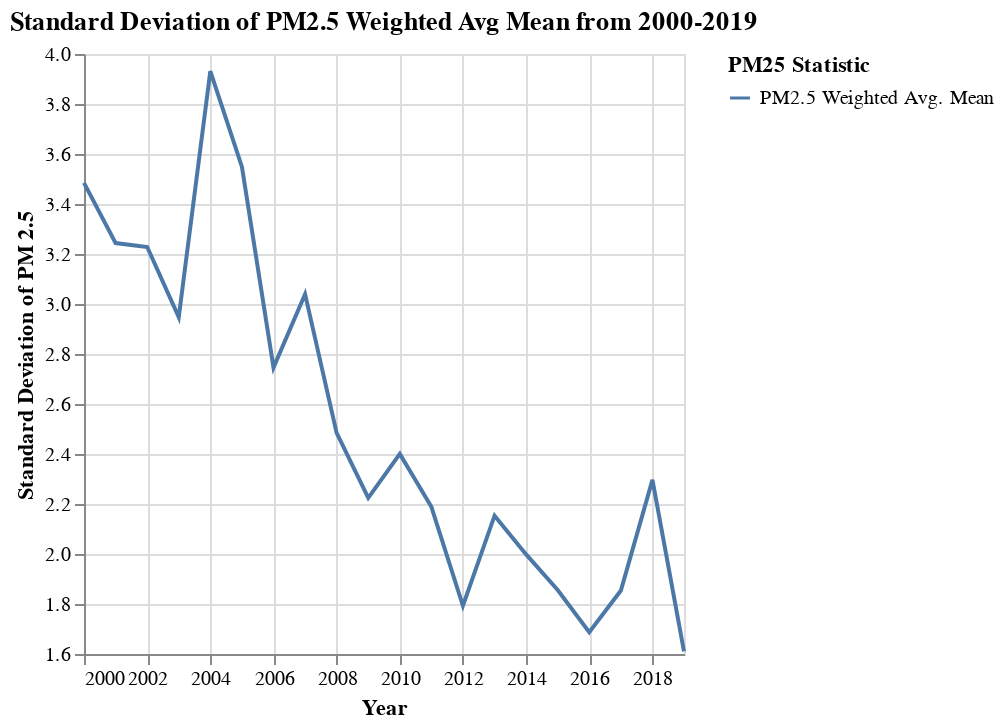

Write notebook code for a chart like this one.
### Code cell
# Over time, has PM 2.5 pollution become more variable, less variable, 
# or about equally variable from city to city in the U.S.?

SD_P25 = tidy_data.loc[:,['Year', 'PM2.5-Weighted Annual Mean']].groupby(#,'PM2.5-98th Percentile' ]].groupby(
    'Year').std().reset_index().rename(
    columns= {'PM2.5-Weighted Annual Mean': 'PM2.5 Weighted Avg. Mean'})#, 'PM2.5-98th Percentile': 'PM2.5 98th Perc.'})

SD_P25 = SD_P25.melt(id_vars = 'Year',
    var_name = 'PM25 Statistic',
    value_name = 'P25 Value').reset_index()

alt.Chart(SD_P25).mark_line().encode(
    x = alt.X('Year:T', scale = alt.Scale(zero = False)),
    y = alt.Y('P25 Value', title = 'Standard Deviation of PM 2.5', scale = alt.Scale(zero = False)),
    color = alt.Size('PM25 Statistic')
).properties(
    width = 300, 
    height = 300,
    title='Standard Deviation of PM2.5 Weighted Avg Mean from 2000-2019'
)

### Figure 1 — Vega-Lite specification as saved in the notebook (floating-point values rounded to 4 significant figures)
{"config": {"view": {"continuousWidth": 400, "continuousHeight": 300}}, "data": {"name": "data-1b6f23fa6a0cbda773c53a575d3ba447"}, "mark": "line", "encoding": {"color": {"field": "PM25 Statistic", "type": "nominal"}, "x": {"field": "Year", "scale": {"zero": false}, "type": "temporal"}, "y": {"field": "P25 Value", "scale": {"zero": false}, "title": "Standard Deviation of PM 2.5", "type": "quantitative"}}, "height": 300, "title": "Standard Deviation of PM2.5 Weighted Avg Mean from 2000-2019", "width": 300, "$schema": "https://vega.github.io/schema/vega-lite/v4.17.0.json", "datasets": {"data-1b6f23fa6a0cbda773c53a575d3ba447": [{"index": 0, "Year": "2000", "PM25 Statistic": "PM2.5 Weighted Avg. Mean", "P25 Value": 3.484}, {"index": 1, "Year": "2001", "PM25 Statistic": "PM2.5 Weighted Avg. Mean", "P25 Value": 3.244}, {"index": 2, "Year": "2002", "PM25 Statistic": "PM2.5 Weighted Avg. Mean", "P25 Value": 3.228}, {"index": 3, "Year": "2003", "PM25 Statistic": "PM2.5 Weighted Avg. Mean", "P25 Value": 2.947}, {"index": 4, "Year": "2004", "PM25 Statistic": "PM2.5 Weighted Avg. Mean", "P25 Value": 3.931}, {"index": 5, "Year": "2005", "PM25 Statistic": "PM2.5 Weighted Avg. Mean", "P25 Value": 3.548}, {"index": 6, "Year": "2006", "PM25 Statistic": "PM2.5 Weighted Avg. Mean", "P25 Value": 2.745}, {"index": 7, "Year": "2007", "PM25 Statistic": "PM2.5 Weighted Avg. Mean", "P25 Value": 3.039}, {"index": 8, "Year": "2008", "PM25 Statistic": "PM2.5 Weighted Avg. Mean", "P25 Value": 2.484}, {"index": 9, "Year": "2009", "PM25 Statistic": "PM2.5 Weighted Avg. Mean", "P25 Value": 2.225}, {"index": 10, "Year": "2010", "PM25 Statistic": "PM2.5 Weighted Avg. Mean", "P25 Value": 2.4}, {"index": 11, "Year": "2011", "PM25 Statistic": "PM2.5 Weighted Avg. Mean", "P25 Value": 2.189}, {"index": 12, "Year": "2012", "PM25 Statistic": "PM2.5 Weighted Avg. Mean", "P25 Value": 1.793}, {"index": 13, "Year": "2013", "PM25 Statistic": "PM2.5 Weighted Avg. Mean", "P25 Value": 2.153}, {"index": 14, "Year": "2014", "PM25 Statistic": "PM2.5 Weighted Avg. Mean", "P25 Value": 1.998}, {"index": 15, "Year": "2015", "PM25 Statistic": "PM2.5 Weighted Avg. Mean", "P25 Value": 1.856}, {"index": 16, "Year": "2016", "PM25 Statistic": "PM2.5 Weighted Avg. Mean", "P25 Value": 1.688}, {"index": 17, "Year": "2017", "PM25 Statistic": "PM2.5 Weighted Avg. Mean", "P25 Value": 1.854}, {"index": 18, "Year": "2018", "PM25 Statistic": "PM2.5 Weighted Avg. Mean", "P25 Value": 2.297}, {"index": 19, "Year": "2019", "PM25 Statistic": "PM2.5 Weighted Avg. Mean", "P25 Value": 1.611}]}}
